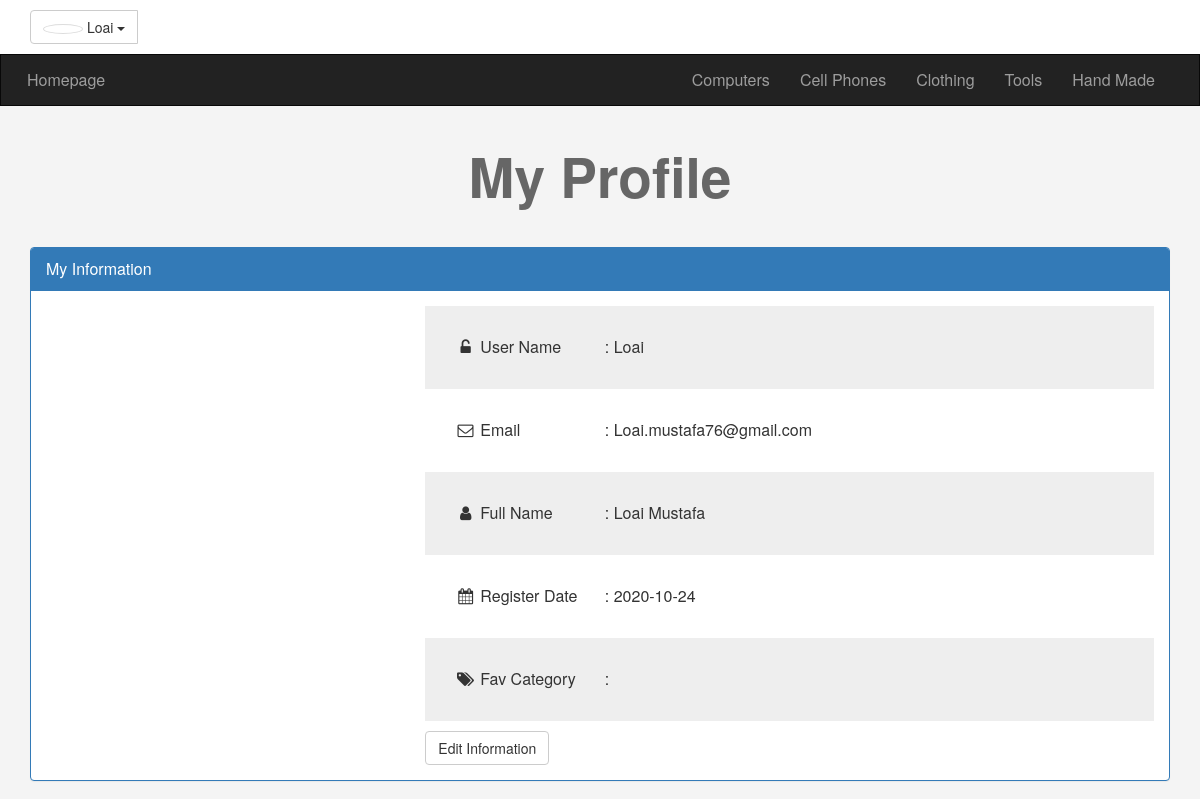
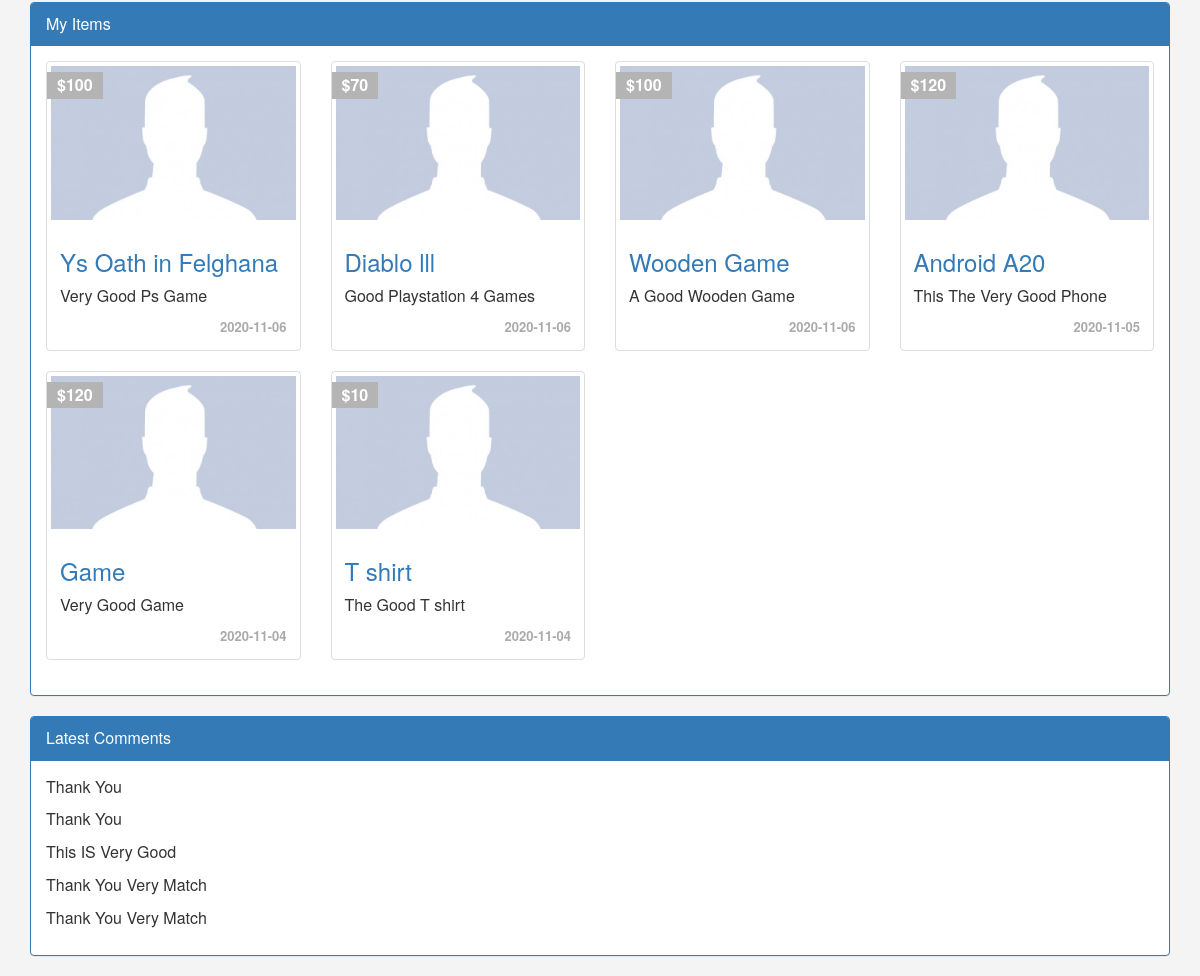
The app's page /profile.php (signed in) with its own data (2 pictures, top to bottom).
### tables this page shows
CREATE TABLE `categories` (
  `ID` int(11) NOT NULL,
  `Name` varchar(255) NOT NULL,
  `Description` text NOT NULL,
  `Parent` int(11) NOT NULL,
  `Ordering` int(11) DEFAULT NULL,
  `Visibility` tinyint(4) NOT NULL DEFAULT 0,
  `Allow_Comment` tinyint(4) NOT NULL DEFAULT 0,
  `Allow_Ads` tinyint(4) NOT NULL DEFAULT 0
);

CREATE TABLE `users` (
  `UserID` int(11) NOT NULL COMMENT 'To Identify User',
  `Username` varchar(255) NOT NULL COMMENT 'Username To Login',
  `Password` varchar(255) NOT NULL COMMENT 'Password To Login',
  `Email` varchar(255) NOT NULL,
  `FullName` varchar(255) NOT NULL,
  `GroupID` int(11) NOT NULL DEFAULT 0 COMMENT 'identify User Group',
  `TrustStatus` int(11) NOT NULL DEFAULT 0 COMMENT 'Seller Rank',
  `RegStatus` int(11) NOT NULL DEFAULT 0 COMMENT 'User Approval',
  `Date` date NOT NULL,
  `avatar` varchar(255) NOT NULL
);

CREATE TABLE `items` (
  `Item_ID` int(11) NOT NULL,
  `Name` varchar(255) NOT NULL,
  `Description` text NOT NULL,
  `Price` varchar(255) NOT NULL,
  `Add_Date` date NOT NULL,
  `Country_Made` varchar(255) NOT NULL,
  `Image` varchar(255) NOT NULL,
  `Status` varchar(255) NOT NULL,
  `Rating` smallint(6) NOT NULL,
  `Approve` tinyint(4) NOT NULL DEFAULT 0,
  `Cat_ID` int(11) NOT NULL,
  `Member_ID` int(11) NOT NULL,
  `tags` varchar(255) NOT NULL
);

CREATE TABLE `comments` (
  `c_id` int(11) NOT NULL,
  `comment` text NOT NULL,
  `status` tinyint(4) NOT NULL,
  `comment_date` date NOT NULL,
  `item_id` int(11) NOT NULL,
  `user_id` int(11) NOT NULL
);

### init.php (called while the page is built, shortened)
<?php
    include 'admin/connect.php';
    $sessionuser = '';
    if(isset($_SESSION['user'])){
        $sessionuser = $_SESSION['user'];
    }
    $tpl = "includes/templates/";
    $func = 'includes/functions/';
    $css = "layout/css/";
    include $func . 'function.php';
    include $tpl . 'header.php';

### includes/functions/function.php (called while the page is built, shortened)
<?php
function getCat() {
    global $con;
    $getcat = $con->prepare("SELECT * FROM categories WHERE Parent = 0 ORDER BY ID ASC");
    $getcat->execute();
    $cats = $getcat->fetchAll();
    return $cats;
}
function getitem($where, $value, $approve = NULL) {
    global $con;
    if($approve == NULL){
        $sql = 'AND Approve = 1';
    }else {
        $sql = NULL;
    }
    $getitem = $con->prepare("SELECT * FROM items WHERE $where = ? $sql ORDER BY Item_ID DESC");
    $getitem->execute(array($value));
    $items = $getitem->fetchAll();
    return $items;
}

### profile.php (the view, shortened to what this page needs)
<?php
    include 'init.php';
    if(isset($_SESSION['user'])){
    $getUser = $con->prepare("SELECT * FROM users WHERE Username = ?");
    $getUser->execute(array($sessionuser));
    $info = $getUser->fetch();
?>
<h1 class="text-center">My Profile</h1>
<div class="information block">
    <div class="container">
        <div class="panel panel-primary">
            <div class="panel-heading">My Information</div>
            <div class="panel-body">
            <div class="row">
                <div class="col-md-4 img">
                </div>
                <div class="col-md-8">
                    <ul class="list-unstyled">
                        <li>
                            <i class="fa fa-unlock-alt fa-fw"></i>
                            <span>User Name</span> : <?php echo $info['Username']; ?>
                        </li>
                        <li>
                            <i class="fa fa-envelope-o fa-fw"></i>
                            <span>Email</span> : <?php echo $info['Email']; ?>
                        </li>
                        <li>
                            <i class="fa fa-user fa-fw"></i>
                            <span>Full Name</span> : <?php echo $info['FullName']; ?>
                        </li>
                        <li>
                            <i class="fa fa-calendar fa-fw"></i>
                            <span>Register Date</span> : <?php echo $info['Date']; ?>
                        </li>
                        <li>
                            <i class="fa fa-tags fa-fw"></i>
                            <span>Fav Category</span> :
                        </li>
                    </ul>
                    <a href="#" class="btn btn-default">Edit Information</a>
                    </div>
                </div>
            </div>
        </div>
    </div>
</div>
<div id="my-ads" class="My-ads block">
    <div class="container">
        <div class="panel panel-primary">
            <div class="panel-heading">My Items</div>
                <div class="panel-body">
                    <?php
                    if(! empty(getitem('Member_ID', $info['UserID']))) {
                        echo '<div class="row">';
                        foreach(getitem('Member_ID', $info['UserID'],1) as $item) {
                            echo '<div class="col-sm-6 col-md-3">';
                                echo '<div class="thumbnail item-box">';
                                    echo '<span class="price-tag">$' . $item["Price"] . '</span>';
                                    echo '<img class="img-responsive" src="p2.png" alt="" />';
                                    echo '<div class="caption">';
                                        echo '<h3><a href="items.php?itemid='.$item['Item_ID'].'">'. $item['Name'] .'</a></h3>';
                                        echo '<p>'. $item['Description'] .'</p>';
                                        echo '<dive class="data">'. $item['Add_Date'] .'</dive>';
                                    echo '</div>';
                                echo '</div>';
                            echo '</div>';
                        }
                        echo '</div>';
                    }else{
                        echo 'Sorry There\'s No Ads To Show, Create <a href="newad.php">New Add</a>';
                    }
                    ?>
                </div>
        </div>
    </div>
</div>
<div class="My-Comments block">
    <div class="container">
        <div class="panel panel-primary">
            <div class="panel-heading">Latest Comments</div>
            <div class="panel-body">
                <?php
                    $stmt = $con->prepare("SELECT comment FROM comments WHERE user_id = ?");
                    $stmt->execute(array($info['UserID']));
                    $comments = $stmt->fetchAll();
                    if(! empty($comments)) {
                        foreach($comments as $comment){
                            echo '<p>' . $comment['comment'] . '</p>';
                        }
                    }else{
                        echo "Ther's No Comments To Show";
                    }
            ?>
            </div>
        </div>
    </div>
</div>
<?php
    }else{
        header('Location: login.php');
        exit();
    }
include $tpl . "footer.php";
?>

### includes/templates/header.php (shortened to what this page needs)
<!DOCTYPE html>
<html>
    <head>
        <link rel="stylesheet" href="<?php echo $css; ?>bootstrap.min.css" />
        <link rel="stylesheet" href="<?php echo $css; ?>font-awesome.min.css" />
        <link rel="stylesheet" href="<?php echo $css; ?>jquery-ui.css" />
        <link rel="stylesheet" href="<?php echo $css; ?>jquery.selectBoxIt.css" />
        <link rel="stylesheet" href="<?php echo $css; ?>frontend.css" />
    </head>
    <body>
    <div class="upper-bar">
        <div class="container">
            <?php
                if(isset($_SESSION['user'])) {?>
                    <div class="bor">
                        <div class="btn-group my-info">
                            <span class="btn btn-default dorpdown-taggle" data-toggle="dropdown">
                                <img class="img-thumbnail img-circle" src="Icon.png" alt="" />
                                <?php echo $sessionuser; ?>
                                <span class="caret"></span>
                                </span>
                        </div>
                    </div>
                    <?php
                }else {
            ?>
            <a href="login.php">
                <span class="pull-right">Login/signup</span>
            </a>
                <?php } ?>
        </div>
    </div>
    <nav class="navbar navbar-inverse">
    <div class="container">
        <div class="navbar-header">
            <a class="navbar-brand" href="index.php">Homepage</a>
        </div>
        <div class="collapse navbar-collapse" id="app-nav">
            <ul class="nav navbar-nav navbar-right">
                <?php
                foreach(getCat() as $category){
                    echo
                    '<li>
                        <a href="categories.php?pageid=' . $category['ID'].'">
                        '. $category["Name"] . '
                        </a>
                    </li>';
                }
                ?>
            </ul>
        </div>
    </div>
</nav>

### layout/css/frontend.css (style rules this page uses)
body { background-color: #F4F4F4; font-size: 16px; }
h1 { font-size: 55px; margin: 40px 0; font-weight: bold; color: #666; }
.navbar { border-radius: 0; margin-bottom: 0; }
.nav>.li>.a, .navbar-brand { padding: 15px 12px; }
.navbar-brand { font-size: 1em; }
.upper-bar { padding: 10px; background-color: #FFF;; }
.upper-bar img { width: 40px; }
.item-box { position: relative; }
.item-box .price-tag { background-color: #B4B4B4; padding: 2px 10px; position: absolute; left: 0; top: 10px; font-weight: bold; color: #FFF; }
.item-box .caption p { max-height: 44px; }
.information { margin-top: 20px; }
.information ul { padding: 0; margin: 0; }
.information ul li { padding: 30px; }
.information ul li:nth-child(odd) { background-color: #EEE; }
.information ul li span { display: inline-block; width: 120px; }
.information .btn { margin-top: 10px; }
.thumbnail .data { text-align: right; font-size: 13px; color: #AAA; font-weight: bold; display: block; }

### records on screen
categories: Name "Computers"
categories: Name "Cell Phones"
categories: Name "Clothing"
categories: Name "Tools"
categories: Name "Hand Made"
users: Username "Loai", Email "Loai.mustafa76@gmail.com", FullName "Loai Mustafa", Date "2020-10-24"
items: Price "100", Name "Ys Oath in Felghana", Description "Very Good Ps Game", Add_Date "2020-11-06"
items: Price "70", Name "Diablo lll", Description "Good Playstation 4 Games", Add_Date "2020-11-06"
items: Price "100", Name "Wooden Game", Description "A Good Wooden Game", Add_Date "2020-11-06"
items: Price "120", Name "Android A20", Description "This The Very Good Phone", Add_Date "2020-11-05"
items: Price "120", Name "Game", Description "Very Good Game", Add_Date "2020-11-04"
items: Price "10", Name "T shirt", Description "The Good T shirt", Add_Date "2020-11-04"
comments: comment "Thank You"
comments: comment "Thank You"
comments: comment "This IS Very Good"
comments: comment "Thank You Very Match"
comments: comment "Thank You Very Match"

### other values on screen
$sessionuser "Loai"
